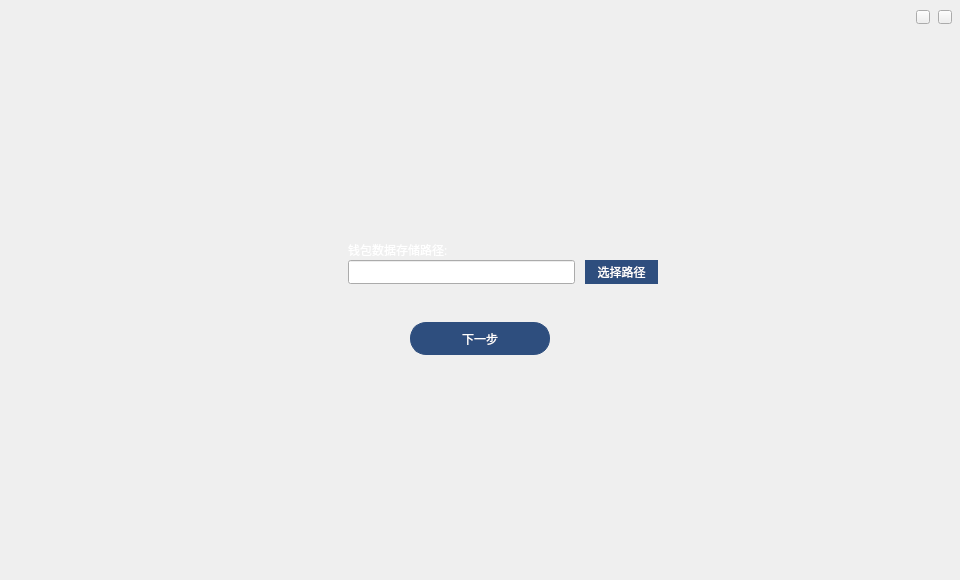
<?xml version="1.0" encoding="UTF-8"?>
<ui version="4.0">
 <class>SelectGopPathWidget</class>
 <widget class="QWidget" name="SelectGopPathWidget">
  <property name="geometry">
   <rect>
    <x>0</x>
    <y>0</y>
    <width>960</width>
    <height>580</height>
   </rect>
  </property>
  <property name="font">
   <font>
    <family>微软雅黑</family>
   </font>
  </property>
  <property name="windowTitle">
   <string>Form</string>
  </property>
  <widget class="QPushButton" name="selectPathBtn">
   <property name="geometry">
    <rect>
     <x>585</x>
     <y>260</y>
     <width>73</width>
     <height>24</height>
    </rect>
   </property>
   <property name="font">
    <font>
     <family>微软雅黑</family>
    </font>
   </property>
   <property name="cursor">
    <cursorShape>PointingHandCursor</cursorShape>
   </property>
   <property name="styleSheet">
    <string notr="true">QPushButton{color:white;border:1px solid  rgb(46,78,126);border-radius:16px;
background-color: rgb(46,78,126);}
QToolButton:hover{background-color:rgb(66,98,146);}
QToolButton:disabled{background-color:#cecece;}</string>
   </property>
   <property name="text">
    <string>选择路径</string>
   </property>
  </widget>
  <widget class="QLineEdit" name="pathLineEdit">
   <property name="geometry">
    <rect>
     <x>348</x>
     <y>260</y>
     <width>227</width>
     <height>24</height>
    </rect>
   </property>
   <property name="font">
    <font>
     <pointsize>10</pointsize>
    </font>
   </property>
   <property name="readOnly">
    <bool>true</bool>
   </property>
  </widget>
  <widget class="QLabel" name="label">
   <property name="geometry">
    <rect>
     <x>348</x>
     <y>240</y>
     <width>120</width>
     <height>20</height>
    </rect>
   </property>
   <property name="font">
    <font>
     <family>微软雅黑</family>
    </font>
   </property>
   <property name="styleSheet">
    <string notr="true">color: rgb(255, 255, 255);</string>
   </property>
   <property name="text">
    <string>钱包数据存储路径:</string>
   </property>
  </widget>
  <widget class="QToolButton" name="okBtn">
   <property name="geometry">
    <rect>
     <x>410</x>
     <y>322</y>
     <width>140</width>
     <height>33</height>
    </rect>
   </property>
   <property name="font">
    <font>
     <family>微软雅黑</family>
    </font>
   </property>
   <property name="cursor">
    <cursorShape>PointingHandCursor</cursorShape>
   </property>
   <property name="styleSheet">
    <string notr="true">QToolButton{color:white;border:1px solid  rgb(46,78,126);border-radius:16px;
background-color: rgb(46,78,126);}
QToolButton:hover{background-color:rgb(66,98,146);}
QToolButton:disabled{background-color:#cecece;}</string>
   </property>
   <property name="text">
    <string>下一步</string>
   </property>
  </widget>
  <widget class="QToolButton" name="closeBtn">
   <property name="geometry">
    <rect>
     <x>938</x>
     <y>10</y>
     <width>14</width>
     <height>14</height>
    </rect>
   </property>
   <property name="cursor">
    <cursorShape>PointingHandCursor</cursorShape>
   </property>
   <property name="focusPolicy">
    <enum>Qt::NoFocus</enum>
   </property>
   <property name="text">
    <string/>
   </property>
  </widget>
  <widget class="QToolButton" name="minBtn">
   <property name="geometry">
    <rect>
     <x>916</x>
     <y>10</y>
     <width>14</width>
     <height>14</height>
    </rect>
   </property>
   <property name="cursor">
    <cursorShape>PointingHandCursor</cursorShape>
   </property>
   <property name="focusPolicy">
    <enum>Qt::NoFocus</enum>
   </property>
   <property name="text">
    <string/>
   </property>
  </widget>
 </widget>
 <resources/>
 <connections/>
</ui>
